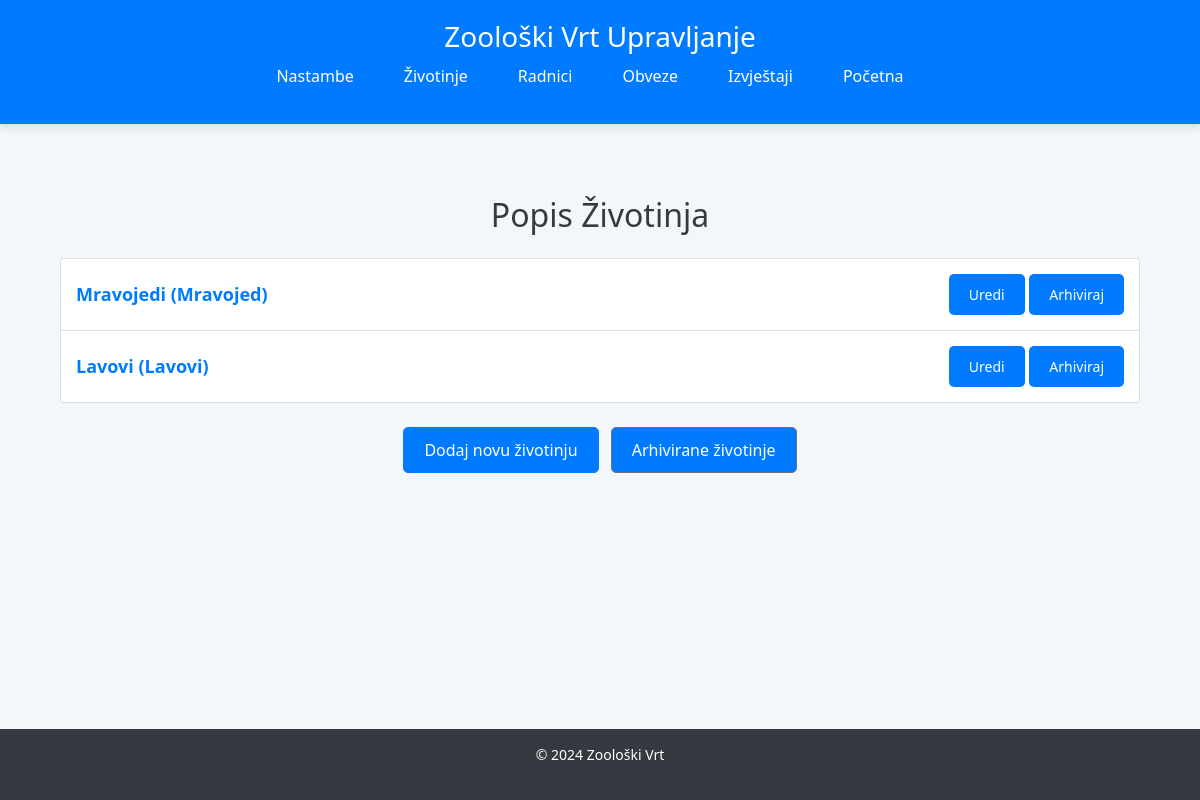
Before: /zooloski/zivotinje/ with the older database file.
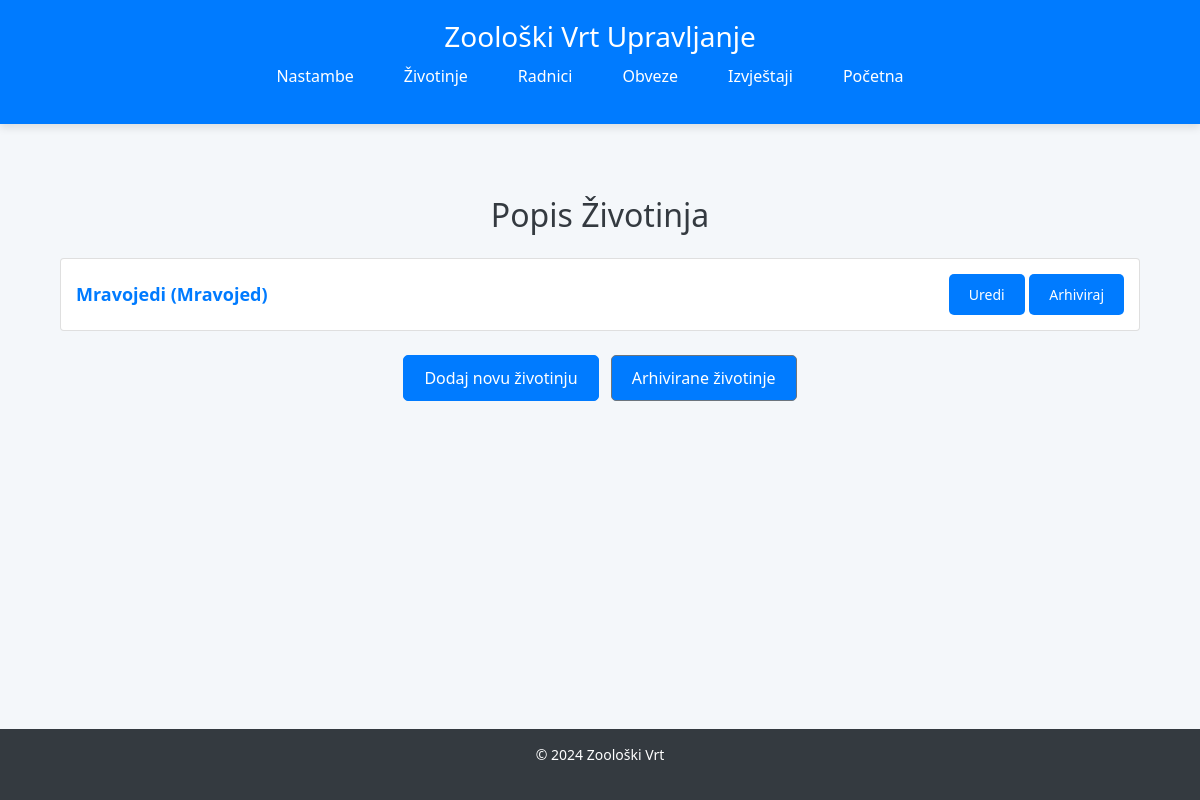
After: the same page with the newer database file.
### Zooloski/models.py (models this page shows, shortened)
class Zivotinja(models.Model):
    class Meta:
        verbose_name = "Zivotinja"
        verbose_name_plural = "Zivotinje"
    hrvatski_naziv = models.CharField(max_length=255)
    latinski_naziv = models.CharField(max_length=255)
    engleski_naziv = models.CharField(max_length=255)
    ime = models.CharField(max_length=255, blank=True, null=True)
    broj = models.IntegerField(blank=True, null=True)  # for group animals
    nastamba = models.ForeignKey(Nastamba, on_delete=models.SET_NULL, null=True)
    porijeklo = models.CharField(max_length=50, choices=[
        ('Kupovina', 'Kupovina'),
        ('Donacija', 'Donacija'),
        ('Rođenje', 'Rođenje'),
    ])
    datum_nastanka = models.DateField()
    arhiviran = models.BooleanField(default=False)  # for archived animals (dead)

### Zooloski/views.py (the view)
# urls.py: path('zivotinje/', views.zivotinja_list, name='zivotinja_list'),
def zivotinja_list(request):
    zivotinje = Zivotinja.objects.filter(arhiviran=False)  # Prikazuje samo aktivne životinje
    if request.method == "POST":
        form = ZivotinjaForm(request.POST)
        if form.is_valid():
            form.save()
            return redirect('zivotinja_list')
    else:
        form = ZivotinjaForm()
    return render(request, 'zivotinja_list.html', {'zivotinje': zivotinje, 'form': form})

### Zooloski/templates/zivotinja_list.html (shortened to what this page needs)
{% extends 'base.html' %}
{% block content %}
<div class="container mt-5">
    <h2 class="text-center mb-4">Popis Životinja</h2>
    {% if zivotinje %}
    <ul class="list-group">
        {% for zivotinja in zivotinje %}
        <li class="list-group-item d-flex justify-content-between align-items-center">
                    <span>
                        <a href="{% url 'zivotinja_detail' zivotinja.id %}" class="zivotinja-link">{{ zivotinja.ime }} ({{ zivotinja.hrvatski_naziv }})</a>
                    </span>
            <span>
                        <a href="{% url 'zivotinja_update' zivotinja.id %}" class="btn btn-warning btn-sm">Uredi</a>
                        <a href="{% url 'zivotinja_archive' zivotinja.id %}" class="btn btn-danger btn-sm">Arhiviraj</a>
                    </span>
        </li>
        {% endfor %}
    </ul>
    {% else %}
    <p class="text-center">Nema unesenih životinja.</p>
    <div class="text-center">
        <a href="{% url 'zivotinja_create' %}" class="btn btn-primary">Dodaj novu životinju</a>
    </div>
    {% endif %}
    <div class="text-center mt-4">
        <a href="{% url 'zivotinja_create' %}" class="btn btn-primary">Dodaj novu životinju</a>
        <a href="{% url 'arhivirane_zivotinje' %}" class="btn btn-secondary ml-2">Arhivirane životinje</a>
    </div>
</div>
{% endblock %}

Changed rows visible on the page:
no longer on this page (row edited): Zivotinja: ime "Lavovi", hrvatski_naziv "Lavovi"
